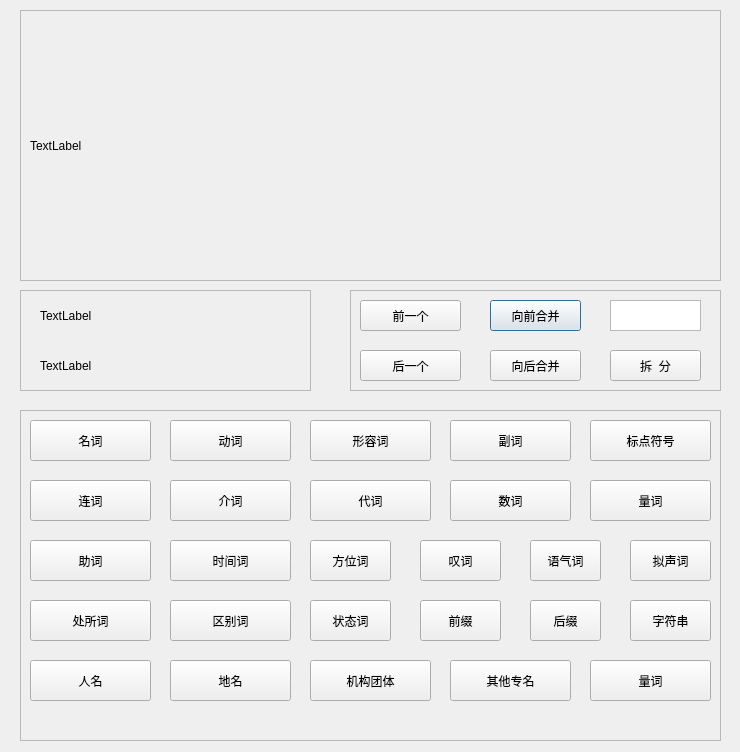
<?xml version="1.0" encoding="UTF-8"?>
<ui version="4.0">
 <class>Dialog</class>
 <widget class="QDialog" name="Dialog">
  <property name="enabled">
   <bool>true</bool>
  </property>
  <property name="geometry">
   <rect>
    <x>0</x>
    <y>0</y>
    <width>740</width>
    <height>752</height>
   </rect>
  </property>
  <property name="windowTitle">
   <string>Dialog</string>
  </property>
  <widget class="QFrame" name="frame">
   <property name="geometry">
    <rect>
     <x>20</x>
     <y>10</y>
     <width>701</width>
     <height>271</height>
    </rect>
   </property>
   <property name="frameShape">
    <enum>QFrame::StyledPanel</enum>
   </property>
   <property name="frameShadow">
    <enum>QFrame::Raised</enum>
   </property>
   <widget class="QLabel" name="label">
    <property name="geometry">
     <rect>
      <x>10</x>
      <y>10</y>
      <width>681</width>
      <height>251</height>
     </rect>
    </property>
    <property name="text">
     <string>TextLabel</string>
    </property>
   </widget>
  </widget>
  <widget class="QFrame" name="frame_2">
   <property name="geometry">
    <rect>
     <x>20</x>
     <y>290</y>
     <width>291</width>
     <height>101</height>
    </rect>
   </property>
   <property name="frameShape">
    <enum>QFrame::StyledPanel</enum>
   </property>
   <property name="frameShadow">
    <enum>QFrame::Raised</enum>
   </property>
   <widget class="QLabel" name="label_3">
    <property name="geometry">
     <rect>
      <x>20</x>
      <y>60</y>
      <width>221</width>
      <height>31</height>
     </rect>
    </property>
    <property name="text">
     <string>TextLabel</string>
    </property>
   </widget>
   <widget class="QLabel" name="label_2">
    <property name="geometry">
     <rect>
      <x>20</x>
      <y>10</y>
      <width>221</width>
      <height>31</height>
     </rect>
    </property>
    <property name="text">
     <string>TextLabel</string>
    </property>
   </widget>
  </widget>
  <widget class="QFrame" name="frame_3">
   <property name="geometry">
    <rect>
     <x>350</x>
     <y>290</y>
     <width>371</width>
     <height>101</height>
    </rect>
   </property>
   <property name="frameShape">
    <enum>QFrame::StyledPanel</enum>
   </property>
   <property name="frameShadow">
    <enum>QFrame::Raised</enum>
   </property>
   <widget class="QTextBrowser" name="textBrowser">
    <property name="geometry">
     <rect>
      <x>260</x>
      <y>10</y>
      <width>91</width>
      <height>31</height>
     </rect>
    </property>
   </widget>
   <widget class="QPushButton" name="pushButton">
    <property name="geometry">
     <rect>
      <x>140</x>
      <y>10</y>
      <width>91</width>
      <height>31</height>
     </rect>
    </property>
    <property name="text">
     <string>向前合并</string>
    </property>
   </widget>
   <widget class="QPushButton" name="pushButton_2">
    <property name="geometry">
     <rect>
      <x>140</x>
      <y>60</y>
      <width>91</width>
      <height>31</height>
     </rect>
    </property>
    <property name="text">
     <string>向后合并</string>
    </property>
   </widget>
   <widget class="QPushButton" name="pushButton_3">
    <property name="geometry">
     <rect>
      <x>260</x>
      <y>60</y>
      <width>91</width>
      <height>31</height>
     </rect>
    </property>
    <property name="text">
     <string>拆  分</string>
    </property>
   </widget>
   <widget class="QPushButton" name="pushButton_4">
    <property name="geometry">
     <rect>
      <x>10</x>
      <y>10</y>
      <width>101</width>
      <height>31</height>
     </rect>
    </property>
    <property name="text">
     <string>前一个</string>
    </property>
   </widget>
   <widget class="QPushButton" name="pushButton_5">
    <property name="geometry">
     <rect>
      <x>10</x>
      <y>60</y>
      <width>101</width>
      <height>31</height>
     </rect>
    </property>
    <property name="text">
     <string>后一个</string>
    </property>
   </widget>
  </widget>
  <widget class="QFrame" name="frame_4">
   <property name="geometry">
    <rect>
     <x>20</x>
     <y>410</y>
     <width>701</width>
     <height>331</height>
    </rect>
   </property>
   <property name="frameShape">
    <enum>QFrame::StyledPanel</enum>
   </property>
   <property name="frameShadow">
    <enum>QFrame::Raised</enum>
   </property>
   <widget class="QPushButton" name="pushButton_6">
    <property name="geometry">
     <rect>
      <x>10</x>
      <y>10</y>
      <width>121</width>
      <height>41</height>
     </rect>
    </property>
    <property name="text">
     <string>名词</string>
    </property>
   </widget>
   <widget class="QPushButton" name="pushButton_7">
    <property name="geometry">
     <rect>
      <x>150</x>
      <y>10</y>
      <width>121</width>
      <height>41</height>
     </rect>
    </property>
    <property name="text">
     <string>动词</string>
    </property>
   </widget>
   <widget class="QPushButton" name="pushButton_8">
    <property name="geometry">
     <rect>
      <x>290</x>
      <y>10</y>
      <width>121</width>
      <height>41</height>
     </rect>
    </property>
    <property name="text">
     <string>形容词</string>
    </property>
   </widget>
   <widget class="QPushButton" name="pushButton_9">
    <property name="geometry">
     <rect>
      <x>430</x>
      <y>10</y>
      <width>121</width>
      <height>41</height>
     </rect>
    </property>
    <property name="text">
     <string>副词</string>
    </property>
   </widget>
   <widget class="QPushButton" name="pushButton_10">
    <property name="geometry">
     <rect>
      <x>570</x>
      <y>10</y>
      <width>121</width>
      <height>41</height>
     </rect>
    </property>
    <property name="text">
     <string>标点符号</string>
    </property>
   </widget>
   <widget class="QPushButton" name="pushButton_11">
    <property name="geometry">
     <rect>
      <x>10</x>
      <y>70</y>
      <width>121</width>
      <height>41</height>
     </rect>
    </property>
    <property name="text">
     <string>连词</string>
    </property>
   </widget>
   <widget class="QPushButton" name="pushButton_12">
    <property name="geometry">
     <rect>
      <x>150</x>
      <y>70</y>
      <width>121</width>
      <height>41</height>
     </rect>
    </property>
    <property name="text">
     <string>介词</string>
    </property>
   </widget>
   <widget class="QPushButton" name="pushButton_13">
    <property name="geometry">
     <rect>
      <x>290</x>
      <y>70</y>
      <width>121</width>
      <height>41</height>
     </rect>
    </property>
    <property name="text">
     <string>代词</string>
    </property>
   </widget>
   <widget class="QPushButton" name="pushButton_14">
    <property name="geometry">
     <rect>
      <x>430</x>
      <y>70</y>
      <width>121</width>
      <height>41</height>
     </rect>
    </property>
    <property name="text">
     <string>数词</string>
    </property>
   </widget>
   <widget class="QPushButton" name="pushButton_15">
    <property name="geometry">
     <rect>
      <x>570</x>
      <y>70</y>
      <width>121</width>
      <height>41</height>
     </rect>
    </property>
    <property name="text">
     <string>量词</string>
    </property>
   </widget>
   <widget class="QPushButton" name="pushButton_16">
    <property name="geometry">
     <rect>
      <x>10</x>
      <y>130</y>
      <width>121</width>
      <height>41</height>
     </rect>
    </property>
    <property name="text">
     <string>助词</string>
    </property>
   </widget>
   <widget class="QPushButton" name="pushButton_17">
    <property name="geometry">
     <rect>
      <x>150</x>
      <y>130</y>
      <width>121</width>
      <height>41</height>
     </rect>
    </property>
    <property name="text">
     <string>时间词</string>
    </property>
   </widget>
   <widget class="QPushButton" name="pushButton_18">
    <property name="geometry">
     <rect>
      <x>290</x>
      <y>130</y>
      <width>81</width>
      <height>41</height>
     </rect>
    </property>
    <property name="text">
     <string>方位词</string>
    </property>
   </widget>
   <widget class="QPushButton" name="pushButton_19">
    <property name="geometry">
     <rect>
      <x>400</x>
      <y>130</y>
      <width>81</width>
      <height>41</height>
     </rect>
    </property>
    <property name="text">
     <string>叹词</string>
    </property>
   </widget>
   <widget class="QPushButton" name="pushButton_20">
    <property name="geometry">
     <rect>
      <x>510</x>
      <y>130</y>
      <width>71</width>
      <height>41</height>
     </rect>
    </property>
    <property name="text">
     <string>语气词</string>
    </property>
   </widget>
   <widget class="QPushButton" name="pushButton_21">
    <property name="geometry">
     <rect>
      <x>610</x>
      <y>130</y>
      <width>81</width>
      <height>41</height>
     </rect>
    </property>
    <property name="text">
     <string>拟声词</string>
    </property>
   </widget>
   <widget class="QPushButton" name="pushButton_22">
    <property name="geometry">
     <rect>
      <x>10</x>
      <y>190</y>
      <width>121</width>
      <height>41</height>
     </rect>
    </property>
    <property name="text">
     <string>处所词</string>
    </property>
   </widget>
   <widget class="QPushButton" name="pushButton_23">
    <property name="geometry">
     <rect>
      <x>610</x>
      <y>190</y>
      <width>81</width>
      <height>41</height>
     </rect>
    </property>
    <property name="text">
     <string>字符串</string>
    </property>
   </widget>
   <widget class="QPushButton" name="pushButton_24">
    <property name="geometry">
     <rect>
      <x>290</x>
      <y>190</y>
      <width>81</width>
      <height>41</height>
     </rect>
    </property>
    <property name="text">
     <string>状态词</string>
    </property>
   </widget>
   <widget class="QPushButton" name="pushButton_25">
    <property name="geometry">
     <rect>
      <x>510</x>
      <y>190</y>
      <width>71</width>
      <height>41</height>
     </rect>
    </property>
    <property name="text">
     <string>后缀</string>
    </property>
   </widget>
   <widget class="QPushButton" name="pushButton_26">
    <property name="geometry">
     <rect>
      <x>400</x>
      <y>190</y>
      <width>81</width>
      <height>41</height>
     </rect>
    </property>
    <property name="text">
     <string>前缀</string>
    </property>
   </widget>
   <widget class="QPushButton" name="pushButton_27">
    <property name="geometry">
     <rect>
      <x>150</x>
      <y>190</y>
      <width>121</width>
      <height>41</height>
     </rect>
    </property>
    <property name="text">
     <string>区别词</string>
    </property>
   </widget>
   <widget class="QPushButton" name="pushButton_28">
    <property name="geometry">
     <rect>
      <x>10</x>
      <y>250</y>
      <width>121</width>
      <height>41</height>
     </rect>
    </property>
    <property name="text">
     <string>人名</string>
    </property>
   </widget>
   <widget class="QPushButton" name="pushButton_29">
    <property name="geometry">
     <rect>
      <x>150</x>
      <y>250</y>
      <width>121</width>
      <height>41</height>
     </rect>
    </property>
    <property name="text">
     <string>地名</string>
    </property>
   </widget>
   <widget class="QPushButton" name="pushButton_30">
    <property name="geometry">
     <rect>
      <x>570</x>
      <y>250</y>
      <width>121</width>
      <height>41</height>
     </rect>
    </property>
    <property name="text">
     <string>量词</string>
    </property>
   </widget>
   <widget class="QPushButton" name="pushButton_31">
    <property name="geometry">
     <rect>
      <x>430</x>
      <y>250</y>
      <width>121</width>
      <height>41</height>
     </rect>
    </property>
    <property name="text">
     <string>其他专名</string>
    </property>
   </widget>
   <widget class="QPushButton" name="pushButton_32">
    <property name="geometry">
     <rect>
      <x>290</x>
      <y>250</y>
      <width>121</width>
      <height>41</height>
     </rect>
    </property>
    <property name="text">
     <string>机构团体</string>
    </property>
   </widget>
  </widget>
 </widget>
 <resources/>
 <connections/>
</ui>
